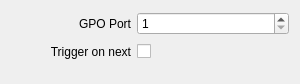
<?xml version="1.0" encoding="UTF-8"?>
<ui version="4.0">
 <class>InspectorGpiOutputWidget</class>
 <widget class="QWidget" name="InspectorGpiOutputWidget">
  <property name="geometry">
   <rect>
    <x>0</x>
    <y>0</y>
    <width>300</width>
    <height>84</height>
   </rect>
  </property>
  <property name="windowTitle">
   <string>Form</string>
  </property>
  <layout class="QGridLayout" name="gridLayout">
   <property name="bottomMargin">
    <number>20</number>
   </property>
   <item row="0" column="0">
    <widget class="QLabel" name="labelGpoPort">
     <property name="minimumSize">
      <size>
       <width>120</width>
       <height>0</height>
      </size>
     </property>
     <property name="text">
      <string>GPO Port</string>
     </property>
     <property name="alignment">
      <set>Qt::AlignRight|Qt::AlignTrailing|Qt::AlignVCenter</set>
     </property>
    </widget>
   </item>
   <item row="1" column="1">
    <layout class="QHBoxLayout" name="horizontalLayoutTriggerOnNext">
     <item>
      <widget class="QCheckBox" name="checkBoxTriggerOnNext">
       <property name="layoutDirection">
        <enum>Qt::RightToLeft</enum>
       </property>
       <property name="text">
        <string/>
       </property>
      </widget>
     </item>
     <item>
      <spacer name="horizontalSpacerTriggerOnNext2">
       <property name="orientation">
        <enum>Qt::Horizontal</enum>
       </property>
       <property name="sizeHint" stdset="0">
        <size>
         <width>40</width>
         <height>20</height>
        </size>
       </property>
      </spacer>
     </item>
    </layout>
   </item>
   <item row="0" column="1">
    <widget class="QSpinBox" name="spinBoxGpoPort">
     <property name="sizePolicy">
      <sizepolicy hsizetype="Expanding" vsizetype="Fixed">
       <horstretch>0</horstretch>
       <verstretch>0</verstretch>
      </sizepolicy>
     </property>
     <property name="minimum">
      <number>1</number>
     </property>
     <property name="maximum">
      <number>8</number>
     </property>
    </widget>
   </item>
   <item row="1" column="0">
    <widget class="QLabel" name="labelTriggerOnNext">
     <property name="minimumSize">
      <size>
       <width>120</width>
       <height>0</height>
      </size>
     </property>
     <property name="text">
      <string>Trigger on next</string>
     </property>
     <property name="alignment">
      <set>Qt::AlignRight|Qt::AlignTrailing|Qt::AlignVCenter</set>
     </property>
    </widget>
   </item>
  </layout>
 </widget>
 <tabstops>
  <tabstop>spinBoxGpoPort</tabstop>
  <tabstop>checkBoxTriggerOnNext</tabstop>
 </tabstops>
 <resources/>
 <connections>
  <connection>
   <sender>labelGpoPort</sender>
   <signal>linkActivated(QString)</signal>
   <receiver>InspectorGpiOutputWidget</receiver>
   <slot>resetGpoPort(QString)</slot>
   <hints>
    <hint type="sourcelabel">
     <x>51</x>
     <y>19</y>
    </hint>
    <hint type="destinationlabel">
     <x>2</x>
     <y>16</y>
    </hint>
   </hints>
  </connection>
  <connection>
   <sender>spinBoxGpoPort</sender>
   <signal>valueChanged(int)</signal>
   <receiver>InspectorGpiOutputWidget</receiver>
   <slot>gpoPortChanged(int)</slot>
   <hints>
    <hint type="sourcelabel">
     <x>178</x>
     <y>20</y>
    </hint>
    <hint type="destinationlabel">
     <x>206</x>
     <y>18</y>
    </hint>
   </hints>
  </connection>
  <connection>
   <sender>checkBoxTriggerOnNext</sender>
   <signal>stateChanged(int)</signal>
   <receiver>InspectorGpiOutputWidget</receiver>
   <slot>triggerOnNextChanged(int)</slot>
   <hints>
    <hint type="sourcelabel">
     <x>107</x>
     <y>49</y>
    </hint>
    <hint type="destinationlabel">
     <x>206</x>
     <y>60</y>
    </hint>
   </hints>
  </connection>
 </connections>
 <slots>
  <slot>gpoPortChanged(int)</slot>
  <slot>resetGpoPort(QString)</slot>
  <slot>triggerOnNextChanged(int)</slot>
 </slots>
</ui>
